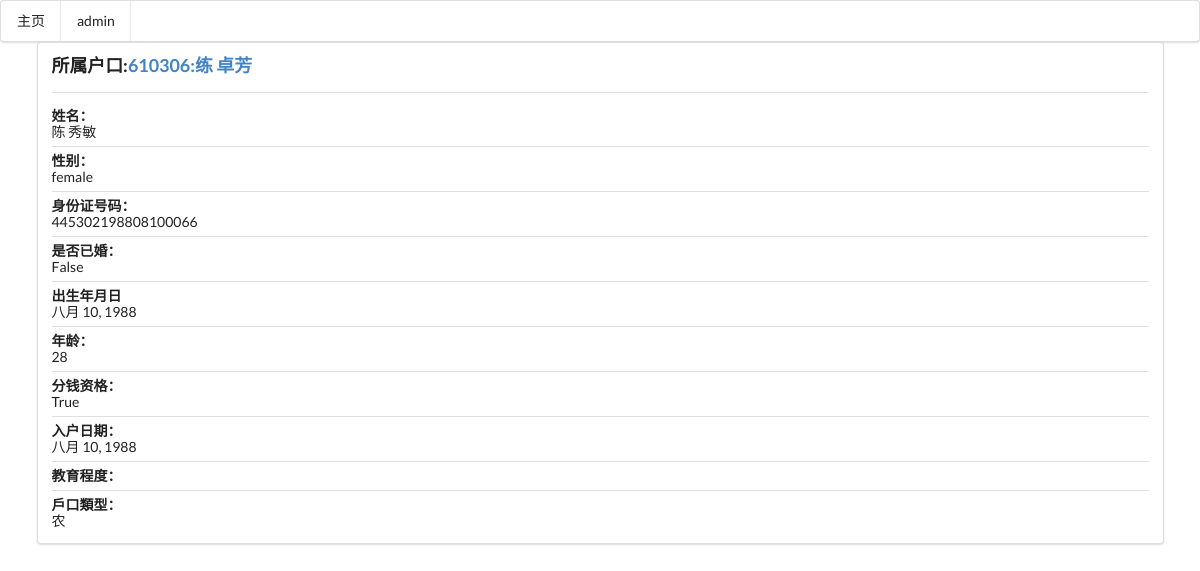
/account/people/647/, run on the app's committed database.
### apps/account/models.py (models this page shows, shortened)
class Account(models.Model):
    name = models.CharField('户名号码', unique=True, db_index=True, max_length=12)
    created = models.DateTimeField('创建时间', auto_now_add=True)
    updated = models.DateTimeField('更新日期', auto_now=True)
    class Meta:
        verbose_name = '户口号码'
        verbose_name_plural = verbose_name
    def get_absolute_url(self):
        return reverse("account:detail", kwargs={'name':self.name})
    def __str__(self):
        return "{0}:{1}".format(self.name, self.people.get(is_main=True))
    __repr__ = __str__

class People(models.Model):
    SEX_CHOICES = (
        ('male', '男'),
        ('female', '女'),
    )
    first_name = models.CharField('姓氏', max_length=8)
    last_name = models.CharField('名字', max_length=12)
    sex = models.CharField('性别', choices=SEX_CHOICES, max_length=6)
    id_card_num = models.CharField('身份证号码', db_index=True, max_length=18, null=True, blank=True)
    is_main = models.BooleanField('是否为户主', default=False)
    account = models.ForeignKey('Account', related_name='people', null=True, blank=True, verbose_name='所属户口')
    birthday = models.DateField('出生日期', null=True, blank=True)
    is_marry = models.BooleanField('是否已婚', default=False)
    is_getmoney = models.BooleanField('分钱资格', default=False)
    joind = models.DateField('入户日期', null=True, blank=True)
    nationality = models.CharField('民族', null=True, blank=True, max_length=26)
    education = models.CharField('教育程度', null=True, blank=True, max_length=20)
    account_type = models.CharField('户口类型', null=True, blank=True, max_length=20)
    phone_num = models.CharField('电话号码', null=True, blank=True, max_length=11)
    created = models.DateTimeField('创建时间', auto_now_add=True)
    updated = models.DateTimeField('更新日期', auto_now=True)
    is_del = models.BooleanField('是否注销', default=False)
    objects = PeopleNoDelManager()
    all_people = models.Manager()
    class Meta:
        verbose_name = '村民信息'
        verbose_name_plural = verbose_name
    def __str__(self):
        return '{} {}'.format(self.first_name, self.last_name)
    __repr__ = __str__
    def get_age(self):
        today = date.today()
        try:
            birthday = self.birthday.replace(year=today.year)
        except ValueError:
            birthday = self.birthday.replace(year=today.year, day=self.birthday.day - 1)
        if birthday > today:
            return today.year - self.birthday.year - 1
        else:
            return today.year - self.birthday.year

### apps/account/views.py (the view)
# urls.py: url(r'^people/(?P<pk>\d+)/$', views.PeopleView.as_view(), name='people'),
class PeopleView(DetailView):
    model = People
    template_name = 'account/people.html'
    context_object_name = 'people'
    pk_url_kwarg = 'pk'
    def get_context_data(self, **kwargs):
        context = super(PeopleView, self).get_context_data(**kwargs)
        context['account'] = Account.objects.get(people=self.object)
        return context

### apps/account/models.py (called while the page is built)
    def get_queryset(self):
        return super(PeopleNoDelManager, self).get_queryset().filter(is_del=False)

### apps/account/templates/account/people.html (shortened to what this page needs)
{% extends 'basic.html' %}
{% block conten %}
    <div class="ui container">
    <div class="ui  segment">
        <div class="ui header">所属户口:<a href="{{ account.get_absolute_url }}">{{ account }}</a></div>
        <div class="ui divider"></div>
        <div class="ui relaxed divided list">
            <div class="item">
                <div class="content">
                    <div class="header">姓名：</div>
                    {{ people }}
                </div>
            </div>
            <div class="item">
                <div class="content">
                    <div class="header">性别：</div>
                    {{ people.sex }}
                </div>
            </div>
            <div class="item">
                <div class="content">
                    <div class="header">身份证号码：</div>
                    {{ people.id_card_num }}
                </div>
            </div>
            <div class="item">
                <div class="content">
                    <div class="header">是否已婚：</div>
                    {{ people.is_main }}
                </div>
            </div>
            <div class="item">
                <div class="content">
                    <div class="header">出生年月日</div>
                    {{ people.birthday }}
                </div>
            </div>
            <div class="item">
                <div class="content">
                    <div class="header">年龄：</div>
                    {{ people.get_age }}
                </div>
            </div>
            <div class="item">
                <div class="content">
                    <div class="header">分钱资格：</div>
                    {{ people.is_getmoney }}
                </div>
            </div>
            <div class="item">
                <div class="content">
                    <div class="header">入户日期：</div>
                    {{ people.joind }}
                </div>
            </div>
             <div class="item">
                <div class="content">
                    <div class="header">教育程度：</div>
                </div>
            </div>
            <div class="item">
                <div class="content">
                    <div class="header">戶口類型：</div>
                    {{ people.account_type }}
                </div>
            </div>
        </div>
    </div>
{% endblock %}

### data on the page
Account: name+id "610306:练 卓芳"
People: first_name+last_name "陈 秀敏", sex "female", id_card_num "445302198808100066", is_main "False", birthday "八月 10, 1988", get_age "28", is_getmoney "True", joind "八月 10, 1988", account_type "农"
